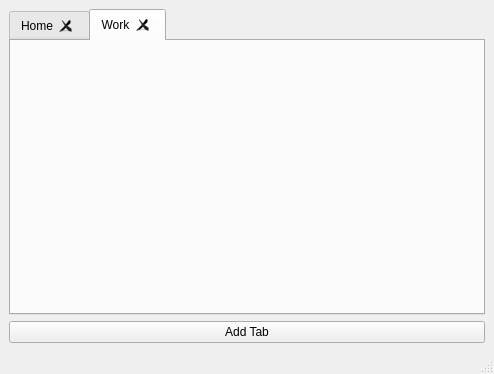
<?xml version="1.0" encoding="UTF-8"?>
<ui version="4.0">
 <class>MainWindow</class>
 <widget class="QMainWindow" name="MainWindow">
  <property name="geometry">
   <rect>
    <x>0</x>
    <y>0</y>
    <width>494</width>
    <height>374</height>
   </rect>
  </property>
  <property name="windowTitle">
   <string>MainWindow</string>
  </property>
  <widget class="QWidget" name="centralwidget">
   <layout class="QVBoxLayout" name="verticalLayout">
    <item>
     <widget class="QTabWidget" name="tabWidget">
      <property name="tabPosition">
       <enum>QTabWidget::North</enum>
      </property>
      <property name="tabShape">
       <enum>QTabWidget::Rounded</enum>
      </property>
      <property name="currentIndex">
       <number>1</number>
      </property>
      <property name="tabsClosable">
       <bool>true</bool>
      </property>
      <widget class="QWidget" name="tab">
       <attribute name="title">
        <string>Home</string>
       </attribute>
      </widget>
      <widget class="QWidget" name="tab_2">
       <attribute name="title">
        <string>Work</string>
       </attribute>
      </widget>
     </widget>
    </item>
    <item>
     <widget class="QPushButton" name="addtab">
      <property name="text">
       <string>Add Tab</string>
      </property>
     </widget>
    </item>
   </layout>
  </widget>
  <widget class="QMenuBar" name="menubar">
   <property name="geometry">
    <rect>
     <x>0</x>
     <y>0</y>
     <width>494</width>
     <height>25</height>
    </rect>
   </property>
  </widget>
  <widget class="QStatusBar" name="statusbar"/>
 </widget>
 <resources/>
 <connections/>
</ui>
